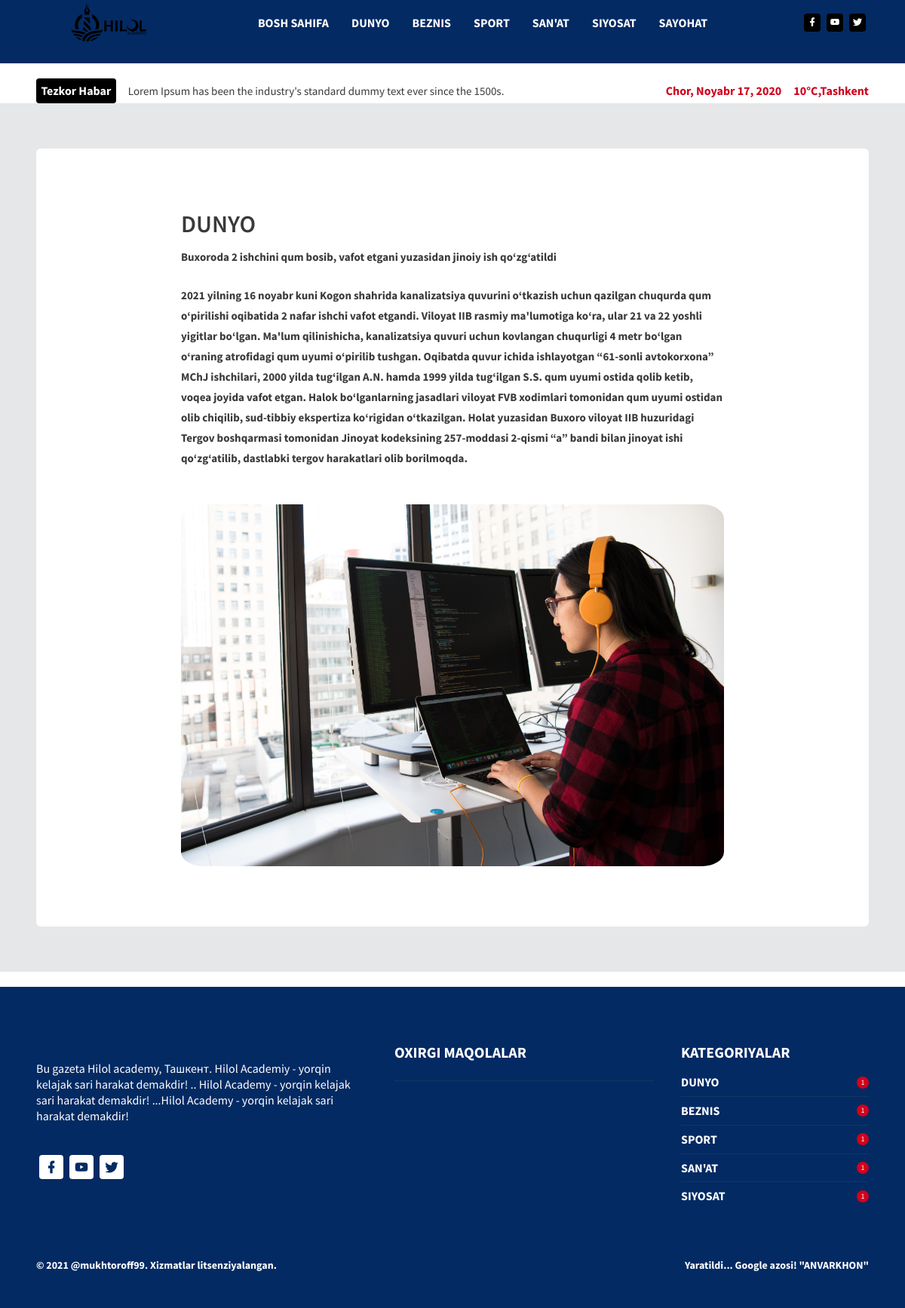
Page /postdetail/9/ on the committed database.
### my_app/models.py (models this page shows, shortened)
class News(models.Model):
    title = models.CharField(max_length=250, null=False, blank=False)
    image = models.ImageField(upload_to='images/', blank=True)
    text = models.TextField(null=False, blank=False)
    category = models.ForeignKey(
        Category, blank=False,
        null=True,
        on_delete=models.SET_NULL)
    created_at = models.DateTimeField(auto_now_add=True)

class Category(models.Model):
    name = models.CharField(max_length=100, null=False, blank=False)
    def __str__(self):
        return self.name

### my_app/views.py (the view)
# urls.py: path('postdetail/<int:news_id>/', views.post_detail, name="post_detail"),
def post_detail(request, news_id):
	stri = get_object_or_404(News, pk=news_id)
	string1 = News.objects.all().filter(category_id=news_id)
	ctx = {
		"new": stri,
		"asd": string1,
	}
	return render(request, "post_detail.html", ctx)

### templates/post_detail.html
{% extends 'base.html' %}
{% block content %}
      <div class="content-wrapper">
        <div class="container">
          <div class="row">
            <div class="col-sm-12">
              <div class="card" data-aos="fade-up">
                <div class="card-body">
                  <div class="aboutus-wrapper">
                    <h1 class="mt-5">
                      {{ new.category }}
                    </h1>
                    <p class="font-weight-600 fs-15">
                      {{ new.title }}
                    </p>
                    <p class="font-weight-600 fs-15 mb-5 mt-4">
                      {{ new.text }}
                    </p>
                    <img
                      src="{{ new.image.url }}"
                      alt="banner"
                      class="img-fluid mb-5"
                    />
                  </div>
                </div>
              </div>
            </div>
          </div>
        </div>
      </div>
    </div>
{% endblock content %}

### rows in the picture
News: category "DUNYO", title "Buxoroda 2 ishchini qum bosib, vafot etgani yuzasidan jinoiy ish qo‘zg‘atildi", text "2021 yilning 16 noyabr kuni Kogon shahrida kanalizatsiya quvurini o‘tkazish uchun qazilgan chuqurda qum o‘pirilishi oqibatida 2 nafar ishchi vafot etgandi. Viloyat IIB rasmiy ma'lumotiga ko‘ra, ular 21 va 22 yoshli yigitlar bo‘lgan. Ma'lum qilinishicha, kanalizatsiya quvuri uchun kovlangan chuqurligi 4 metr bo‘lgan o‘raning atrofidagi qum uyumi o‘pirilib tushgan. Oqibatda quvur ichida ishlayotgan “61-sonli avtokorxona” MChJ ishchilari, 2000 yilda tug‘ilgan A.N. hamda 1999 yilda tug‘ilgan S.S. qum uyumi ostida qolib ketib, voqea joyida vafot etgan. Halok bo‘lganlarning jasadlari viloyat FVB xodimlari tomonidan qum uyumi ostidan olib chiqilib, sud-tibbiy ekspertiza ko‘rigidan o‘tkazilgan.…", image (picture)
